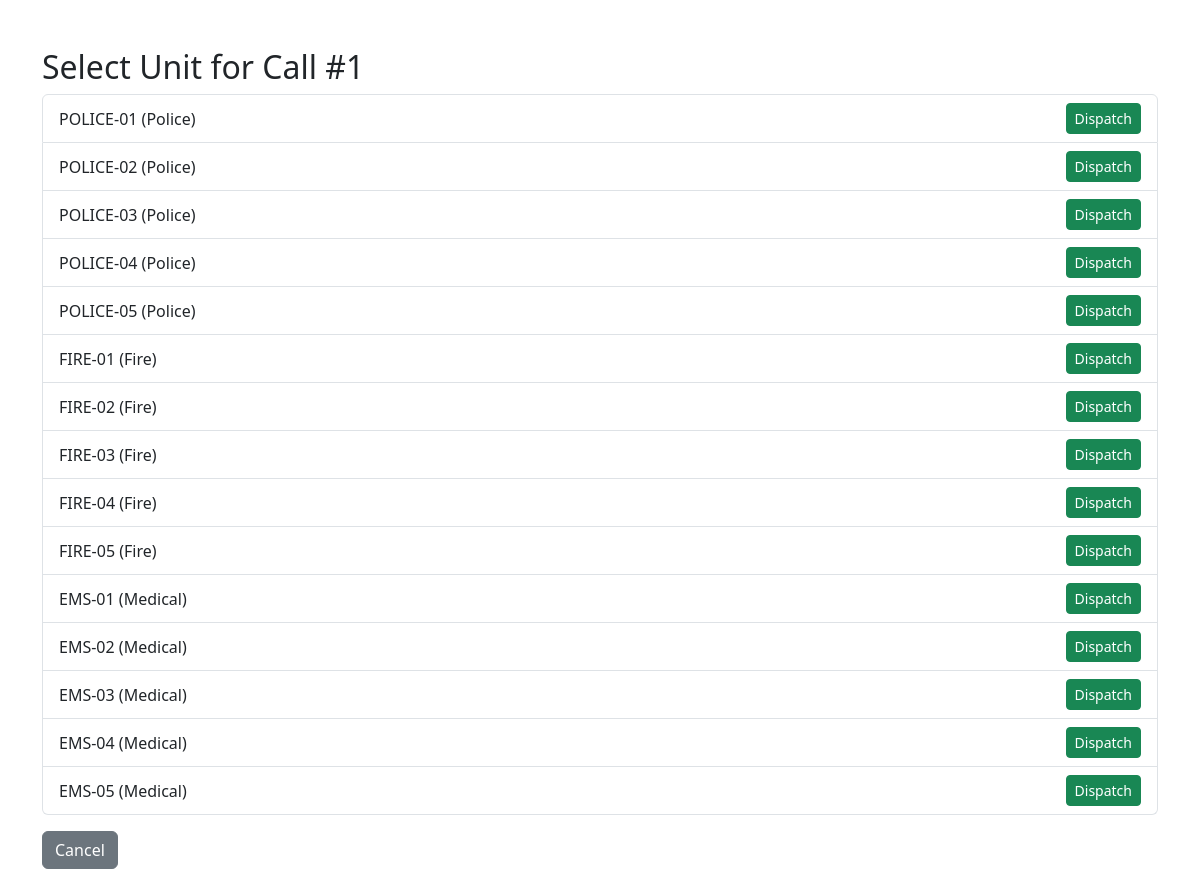
/select_unit/1, run on the app's committed database.
### models.py (models this page shows, shortened)
class EmergencyCall(db.Model):
    __tablename__ = 'emergency_call'
    id = db.Column(db.Integer, primary_key=True)
    caller_name = db.Column(db.String(100), nullable=False)
    phone_number = db.Column(db.String(20), nullable=False)
    location = db.Column(db.String(200), nullable=False)
    emergency_type = db.Column(db.Enum(EmergencyType), nullable=False)
    timestamp = db.Column(db.DateTime, default=datetime.datetime.utcnow)
    status = db.Column(db.Enum(CallStatus), default=CallStatus.LOGGED)
    unit_id = db.Column(db.Integer, db.ForeignKey('emergency_unit.id'))
    unit = db.relationship("EmergencyUnit", back_populates="calls")
    reports = db.relationship("InterventionReport", back_populates="call")

class EmergencyUnit(db.Model):
    __tablename__ = 'emergency_unit'
    id = db.Column(db.Integer, primary_key=True)
    unit_id = db.Column(db.String(50), unique=True, nullable=False)  # unitID from UML
    service_type = db.Column(db.Enum(EmergencyType), nullable=False)  # serviceType from UML
    availability_status = db.Column(db.Boolean, default=True)  # availabilityStatus from UML
    intervention_report = db.Column(db.String(500))  # interventionReport from UML
    last_update = db.Column(db.DateTime, default=datetime.datetime.utcnow)  # lastUpdate from UML
    calls = db.relationship("EmergencyCall", back_populates="unit")

### app.py (the view)
@app.route("/select_unit/<int:call_id>")
def select_unit(call_id):
    call = EmergencyCall.query.get_or_404(call_id)
    units = EmergencyUnit.query.filter_by(availability_status=True).all()
    return render_template("select_unit.html", call=call, units=units)

### templates/select_unit.html (shortened to what this page needs)
<!DOCTYPE html>
<html lang="en">
<head>
    <link rel="stylesheet" href="https://cdn.jsdelivr.net/npm/bootstrap@5.3.0/dist/css/bootstrap.min.css">
</head>
<body>
<div class="container mt-5">
    <h2>Select Unit for Call #{{ call.id }}</h2>
    {% if units %}
    <ul class="list-group">
        {% for unit in units %}
        <li class="list-group-item d-flex justify-content-between align-items-center">
            {{ unit.unit_id }} ({{ unit.service_type.value|capitalize }})
            <a href="{{ url_for('dispatch_unit', call_id=call.id, unit_id=unit.id) }}" class="btn btn-success btn-sm">Dispatch</a>
        </li>
        {% endfor %}
    </ul>
    {% else %}
    <div class="alert alert-warning mt-3">No available units to dispatch.</div>
    {% endif %}
    <a href="{{ url_for('index') }}" class="btn btn-secondary mt-3">Cancel</a>
</div>
</body>
</html>

### data on the page
EmergencyCall: id "1"
EmergencyUnit: unit_id "POLICE-01", service_type.value "Police"
EmergencyUnit: unit_id "POLICE-02", service_type.value "Police"
EmergencyUnit: unit_id "POLICE-03", service_type.value "Police"
EmergencyUnit: unit_id "POLICE-04", service_type.value "Police"
EmergencyUnit: unit_id "POLICE-05", service_type.value "Police"
EmergencyUnit: unit_id "FIRE-01", service_type.value "Fire"
EmergencyUnit: unit_id "FIRE-02", service_type.value "Fire"
EmergencyUnit: unit_id "FIRE-03", service_type.value "Fire"
EmergencyUnit: unit_id "FIRE-04", service_type.value "Fire"
EmergencyUnit: unit_id "FIRE-05", service_type.value "Fire"
EmergencyUnit: unit_id "EMS-01", service_type.value "Medical"
EmergencyUnit: unit_id "EMS-02", service_type.value "Medical"
EmergencyUnit: unit_id "EMS-03", service_type.value "Medical"
EmergencyUnit: unit_id "EMS-04", service_type.value "Medical"
EmergencyUnit: unit_id "EMS-05", service_type.value "Medical"
